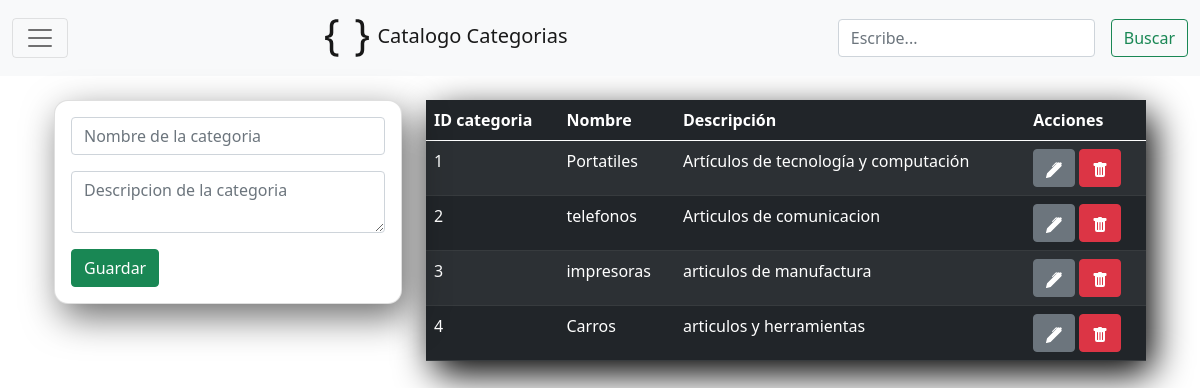
/proyectosql/categorias/categorias.php, run on the app's committed database.
### tables this page shows
CREATE TABLE `cartegoria` (
  `id_categoria` int(11) NOT NULL,
  `nombre` varchar(256) DEFAULT NULL,
  `descripcion` text DEFAULT NULL
);

### proyectosql/categorias/categorias.php (the view, shortened to what this page needs)
<!doctype html>
<html lang="en">
  <head>
    <link href="https://cdn.jsdelivr.net/npm/bootstrap@5.0.2/dist/css/bootstrap.min.css" rel="stylesheet">
    <link rel="stylesheet" href="../style.css">
  </head>
  <body>
  <nav class="navbar navbar-light bg-light " >
    <div class="container-fluid">
      <button class="navbar-toggler" type="button" data-bs-toggle="offcanvas" data-bs-target="#offcanvasNavbar" aria-controls="offcanvasNavbar">
        <span class="navbar-toggler-icon"></span>
      </button>
      <a class="navbar-brand" href="../categorias/categorias.php"  >
        Catalogo Categorias
      </a>
      <form class="d-flex">
        <input class="form-control me-3" type="search" name= "busqueda" placeholder="Escribe..." aria-label="Search">
        <button class="btn btn-outline-success" name="enviar" type="submit">Buscar</button>
      </form>
    </div>
  </nav>
<?php include("db.php")?>
<div class="container p-4">
<div class="row">
 <div class="col-md-4">
      <div class="card card-body ">
         <form action="save.php" method="GET">
            <div class="from-group">
               <input type="text" name="nombre" class="form-control" placeholder="Nombre de la categoria"
               autofocus>
            </div>
            <div class="from-group mt-3">
               <textarea name="descripcion" rows="2" class="form-control" placeholder="Descripcion de la categoria"></textarea>
            </div>
            <input type="submit" class="btn btn-success btn-block mt-3" name="save" value="Guardar">
         </form>
      </div>
   </div>
    <div class="col-md-8 ">
      <table class="table table-dark table-striped">
        <thead>
          <tr>
            <th>ID categoria</th>
            <th>Nombre</th>
            <th>Descripción</th>
            <th>Acciones</th>
          </tr>
        </thead>
          <tbody>
            <?php
              $query= "SELECT * FROM cartegoria";
              $result_cartegoria =  mysqli_query($conn,$query);
              while($row = mysqli_fetch_array($result_cartegoria)) {?>
                <tr>
                  <td><?php echo $row['id_categoria']?></td>
                  <td><?php echo $row['nombre']?></td>
                  <td><?php echo $row['descripcion']?></td>
                  <td>
                    <a href="edit.php?
                    id_categoria=<?php echo $row['id_categoria']?>"
                    class="btn btn-secondary">
                          </a>
                          <a href="delete.php? id_categoria=<?php echo $row['id_categoria']?>"class="btn btn-danger">
                          </a>
                  </td>
                </tr>
            <?php }?>
          </tbody>
      </table>
    </div>
    </div>
    </div>
  </body>
</html>

### proyectosql/style.css (style rules this page uses)
* { margin: 0%; padding: 0%; box-sizing: border-box; }
body { height: 100%; background-repeat: no-repeat; background-image: url("https://wallpapercave.com/wp/wp8030358.jpg"); -webkit-background-size: cover; -moz-background-size: cover; -o-background-size: cover; background-size: cover; }
.table { box-shadow: 7px 13px 37px #000; border-radius: 14px; }
.card { box-shadow: 7px 13px 37px rgba(0, 0, 0, 0.575); border-radius: 14px; }

### data on the page
cartegoria: id_categoria "1", nombre "Portatiles", descripcion "Artículos de tecnología y computación"
cartegoria: id_categoria "2", nombre "telefonos", descripcion "Articulos de comunicacion"
cartegoria: id_categoria "3", nombre "impresoras", descripcion "articulos de manufactura"
cartegoria: id_categoria "4", nombre "Carros", descripcion "articulos y herramientas"
